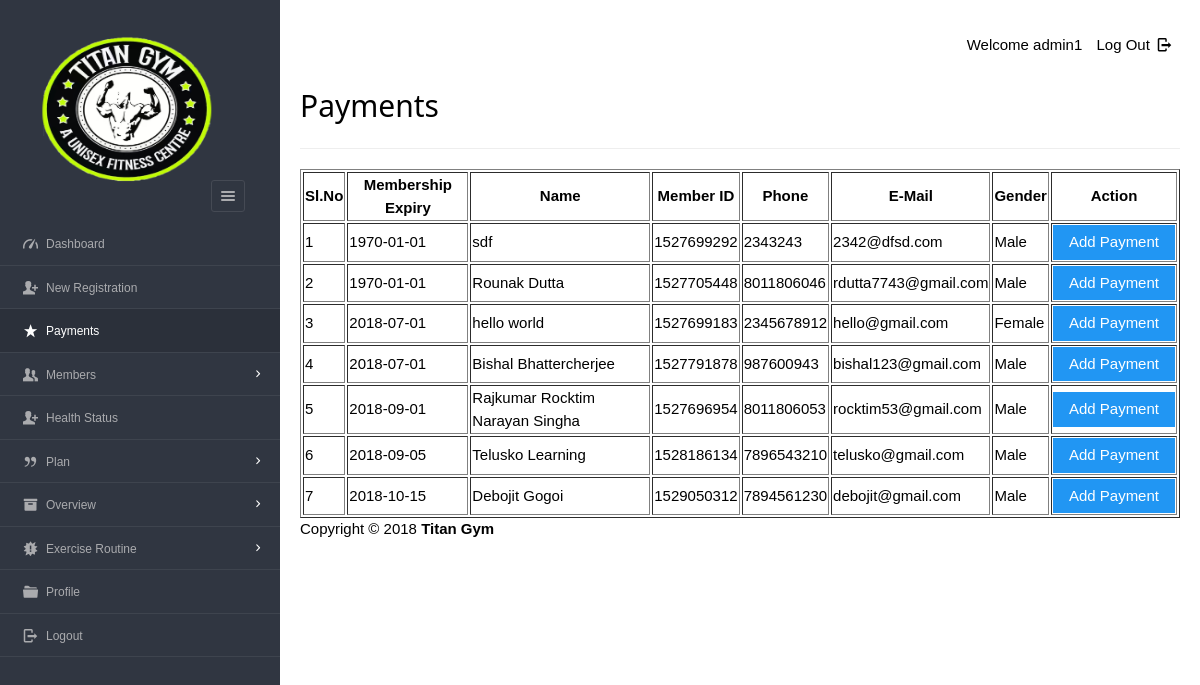
Before: /Files/dashboard/admin/payments.php (signed in) with the older database file.
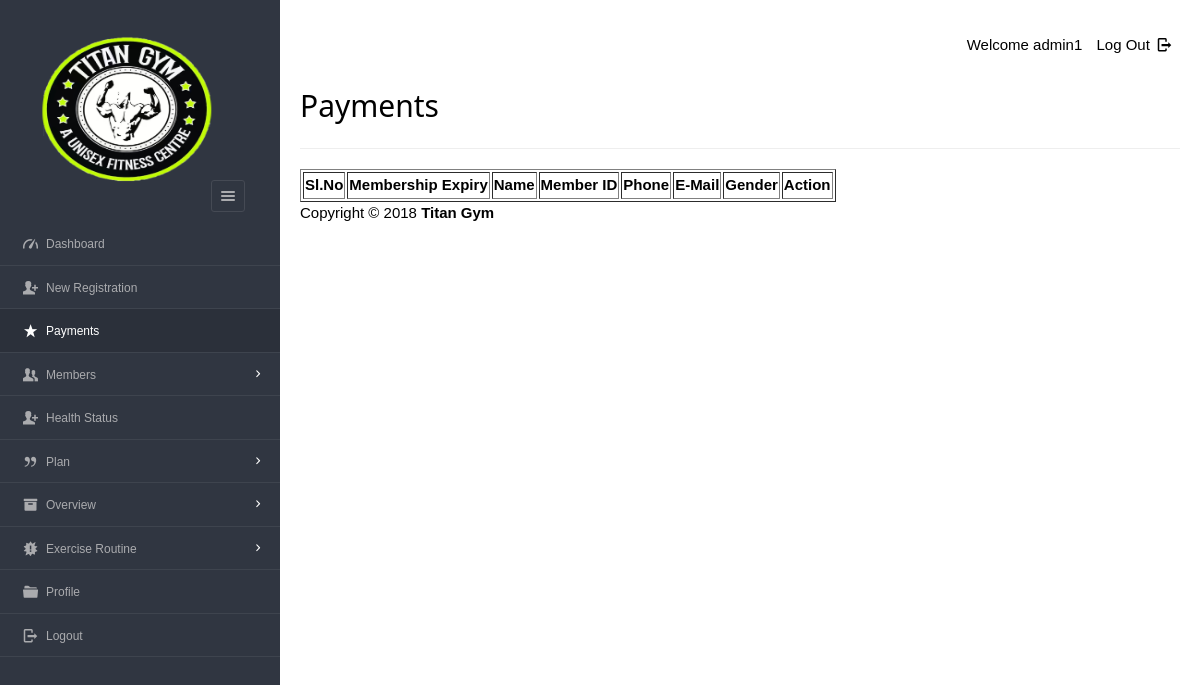
After: the same page with the newer database file.
### tables this page shows
CREATE TABLE `users`  (
  `userid` varchar(20) NOT NULL,
  `username` varchar(40) NOT NULL,
  `gender` varchar(8) NOT NULL,
  `mobile` varchar(20) NOT NULL,
  `email` varchar(20) NOT NULL,
  `dob` varchar(10) NOT NULL,
  `joining_date` varchar(10) NOT NULL,
  PRIMARY KEY (`userid`) USING BTREE,
  UNIQUE INDEX `email`(`email`) USING BTREE,
  INDEX `userid`(`userid`) USING BTREE
);

CREATE TABLE `enrolls_to`  (
  `et_id` int(5) NOT NULL AUTO_INCREMENT,
  `pid` varchar(8) NOT NULL,
  `uid` varchar(20) NOT NULL,
  `paid_date` varchar(15) NULL DEFAULT NULL,
  `expire` varchar(15) NULL DEFAULT NULL,
  `renewal` varchar(15) NULL DEFAULT NULL,
  PRIMARY KEY (`et_id`) USING BTREE,
  INDEX `user_ID`(`uid`) USING BTREE,
  INDEX `plan_ID_idx`(`pid`) USING BTREE,
  CONSTRAINT `plan_ID` FOREIGN KEY (`pid`) REFERENCES `plan` (`pid`) ON DELETE NO ACTION ON UPDATE NO ACTION,
  CONSTRAINT `user_ID` FOREIGN KEY (`uid`) REFERENCES `users` (`userid`) ON DELETE CASCADE ON UPDATE NO ACTION
);

### Files/dashboard/admin/payments.php (the view, shortened to what this page needs)
<?php
require '../../include/db_conn.php';
?>
<!DOCTYPE html>
<html lang="en">
<head>
    <link rel="stylesheet" href="../../css/style.css"  id="style-resource-5">
    <link rel="stylesheet" href="../../css/dashMain.css">
    <link rel="stylesheet" type="text/css" href="../../css/entypo.css">
    <link href="a1style.css" type="text/css" rel="stylesheet">
</head>
      <body class="page-body  page-fade" onload="collapseSidebar()">
    	<div class="page-container sidebar-collapsed" id="navbarcollapse">
		<div class="sidebar-menu">
			<header class="logo-env">
			<div class="logo">
				<a href="main.php">
					<img src="../../images/logo.png" alt="" width="192" height="80" />
				</a>
			</div>
					<div class="sidebar-collapse" onclick="collapseSidebar()">
				<a href="#" class="sidebar-collapse-icon with-animation">
					<i class="entypo-menu"></i>
				</a>
			</div>
			</header>
    		<?php include('nav.php'); ?>
    	</div>
    		<div class="main-content">
				<div class="row">
					<div class="col-md-6 col-sm-8 clearfix">
					</div>
					<div class="col-md-6 col-sm-4 clearfix hidden-xs">
						<ul class="list-inline links-list pull-right">
							<li>Welcome <?php echo $_SESSION['full_name']; ?>
							</li>
							<li>
								<a href="logout.php">
									Log Out <i class="entypo-logout right"></i>
								</a>
							</li>
						</ul>
					</div>
				</div>
		<h2>Payments</h2>
		<hr />
		<table class="table table-bordered datatable" id="table-1" border=1>
			<thead>
				<tr>
					<th>Sl.No</th>
					<th>Membership Expiry</th>
					<th>Name</th>
					<th>Member ID</th>
					<th>Phone</th>
					<th>E-Mail</th>
					<th>Gender</th>
					<th>Action</th>
				</tr>
			</thead>
				<tbody>
				<?php
					$query  = "select * from enrolls_to where renewal='yes' ORDER BY expire";
					$result = mysqli_query($con, $query);
					$sno    = 1;
					if (mysqli_affected_rows($con) != 0) {
					    while ($row = mysqli_fetch_array($result, MYSQLI_ASSOC)) {
					        $uid   = $row['uid'];
					        $planid=$row['pid'];
					        $query1  = "select * from users WHERE userid='$uid'";
					        $result1 = mysqli_query($con, $query1);
					        if (mysqli_affected_rows($con) == 1) {
					            while ($row1 = mysqli_fetch_array($result1, MYSQLI_ASSOC)) {
					                 echo "<tr><td>".$sno."</td>";
					                echo "<td>" . $row['expire'] . "</td>";
					                echo "<td>" . $row1['username'] . "</td>";
					                echo "<td>" . $row1['userid'] . "</td>";
					                echo "<td>" . $row1['mobile'] . "</td>";
					                echo "<td>" . $row1['email'] . "</td>";
					                echo "<td>" . $row1['gender'] . "</td>";
					                $sno++;
					                echo "<td><form action='make_payments.php' method='post'><input type='hidden' name='userID' value='" . $uid . "'/>
					                <input type='hidden' name='planID' value='" . $planid . "'/><input type='submit' class='a1-btn a1-blue' value='Add Payment ' class='btn btn-info'/></form></td></tr>";
					                $uid = 0;
					            }
					        }
					    }
					}
					?>
				</tbody>
		</table>
			<?php include('footer.php'); ?>
    	</div>
    </body>
</html>

Changed rows visible on the page:
removed enrolls_to: expire "1970-01-01"
removed users: username "sdf", userid "1527699292", mobile "2343243", email "2342@dfsd.com", gender "Male"
removed enrolls_to: expire "1970-01-01"
removed users: username "Rounak Dutta", userid "1527705448", mobile "8011806046", email "rdutta7743@gmail.com", gender "Male"
removed enrolls_to: expire "2018-07-01"
removed users: username "hello world", userid "1527699183", mobile "2345678912", email "hello@gmail.com", gender "Female"
removed enrolls_to: expire "2018-07-01"
removed users: username "Bishal Bhattercherjee", userid "1527791878", mobile "987600943", email "bishal123@gmail.com", gender "Male"
removed enrolls_to: expire "2018-09-01"
removed users: username "Rajkumar Rocktim Narayan Singha", userid "1527696954", mobile "8011806053", email "rocktim53@gmail.com", gender "Male"
removed enrolls_to: expire "2018-09-05"
removed users: username "Telusko Learning", userid "1528186134", mobile "7896543210", email "telusko@gmail.com", gender "Male"
removed enrolls_to: expire "2018-10-15"
removed users: username "Debojit Gogoi", userid "1529050312", mobile "7894561230", email "debojit@gmail.com", gender "Male"
